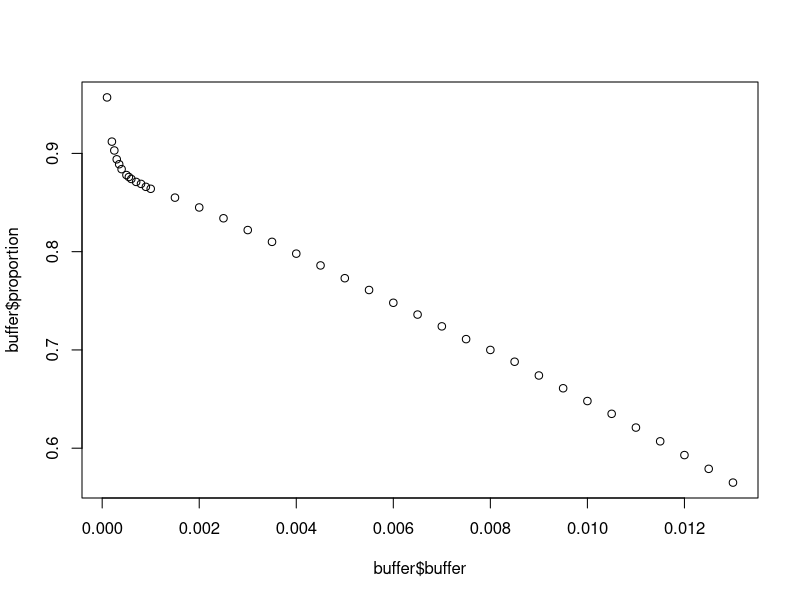
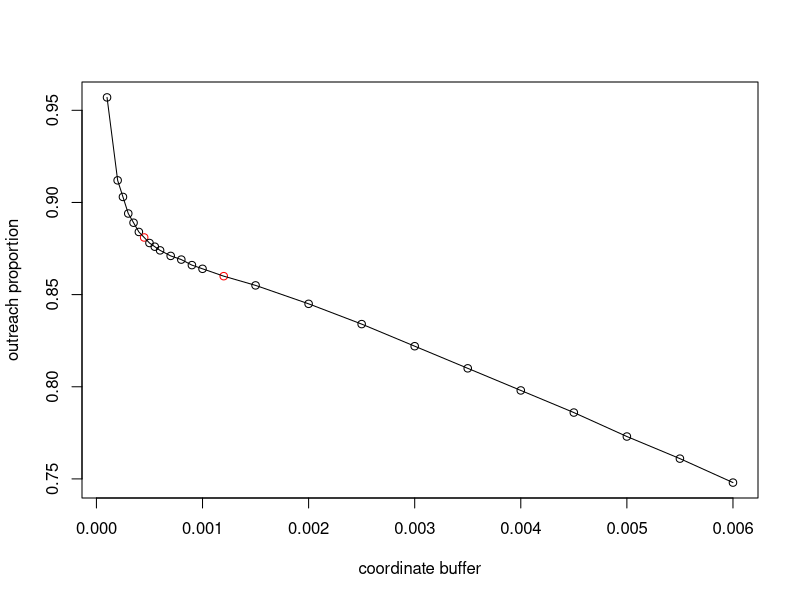

Reproduce these figures in R, in order.
buffer <- data.frame(buffer = c(0.0001,0.0002,0.00025,0.0003,0.00035,0.0004,0.0005,0.00055,0.0006,0.0007,0.0008,0.0009,
                                seq(0.001,0.013,0.0005)),
                     proportion = c(0.957,0.912,0.903,0.894,0.889,0.884,0.878,0.876,0.874,0.871,0.869,0.866,
                                    0.864,0.855,0.845,0.834,0.822,0.81,0.798,0.786,0.773,0.761,0.748,
                                    0.736,0.724,0.711,0.7,0.688,0.674,0.661,0.648,0.635,0.621,0.607,0.593,
                                    0.579,0.565))
plot(buffer$buffer,buffer$proportion)



buffer <- data.frame(buffer = c(0.0001,0.0002,0.00025,0.0003,0.00035,0.0004,0.00045,0.0005,0.00055,0.0006,0.0007,0.0008,0.0009,0.0010,0.0012,
                                seq(0.0015,0.006,0.0005)),
                     proportion = c(0.957,0.912,0.903,0.894,0.889,0.884,0.881,0.878,0.876,0.874,0.871,0.869,0.866,0.864,0.86,
                                    0.855,0.845,0.834,0.822,0.81,0.798,0.786,0.773,0.761,0.748))

x<-buffer$buffer
y<-buffer$proportion
plot(x,y, col=ifelse(x %in% c(0.00045,0.0012), 'red', 'black'),
     xlab="coordinate buffer", ylab="outreach proportion")
lines(x,y)

line <- data.frame(buffer =  seq(0.001,0.006,0.0005),
                   proportion=c(0.864,0.855,0.845,0.834,0.822,0.81,0.798,0.786,0.773,0.761,0.748))
lmod <- lm(proportion~buffer,data = line)
predict(lmod,newx=0.0009)


